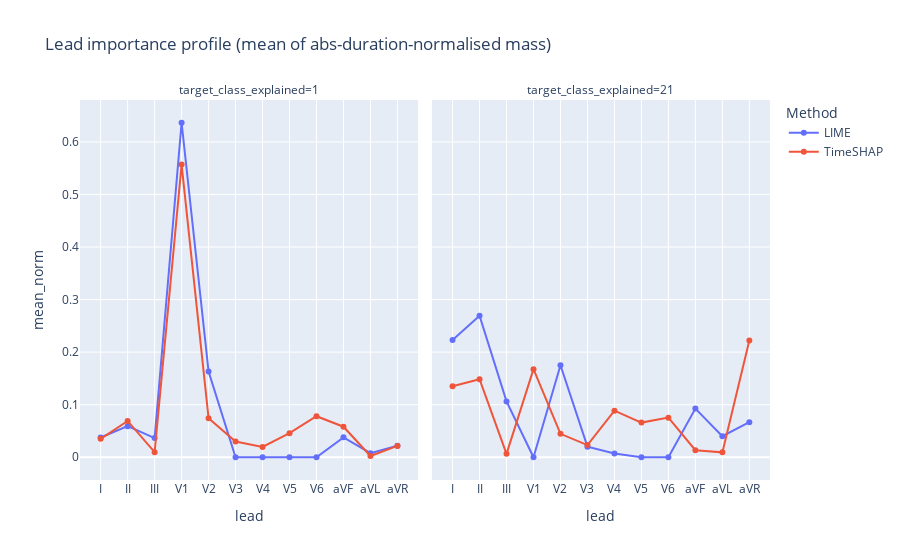

Write notebook code for a chart like this one.
### Code cell
import plotly.express as px

df_prof = (
    df_lead.groupby(["target_class_explained","method","lead"], as_index=False)
    .agg(mean_norm=("lead_mass_norm","mean"),
         med_norm=("lead_mass_norm","median"))
)

fig = px.line(
    df_prof,
    x="lead",
    y="mean_norm",
    color="method",
    facet_col="target_class_explained",
    markers=True,
    title="Lead importance profile (mean of abs-duration-normalised mass)"
)
fig.update_layout(legend_title_text="Method")
fig.show()

### Figure 1 — Plotly figure (JSON) as saved in the notebook; plotly's stock layout.template omitted (floating-point values rounded to 4 significant figures)
{"data": [{"hovertemplate": "method=LIME<br>target_class_explained=1<br>lead=%{x}<br>mean_norm=%{y}<extra></extra>", "legendgroup": "LIME", "line": {"color": "#636efa", "dash": "solid"}, "marker": {"symbol": "circle"}, "mode": "lines+markers", "name": "LIME", "orientation": "v", "showlegend": true, "type": "scatter", "x": ["I", "II", "III", "V1", "V2", "V3", "V4", "V5", "V6", "aVF", "aVL", "aVR"], "xaxis": "x", "y": [0.03764, 0.05908, 0.03647, 0.6364, 0.1631, 0.0, 0.0, 0.0, 0.0, 0.03783, 0.007731, 0.02182], "yaxis": "y"}, {"hovertemplate": "method=LIME<br>target_class_explained=21<br>lead=%{x}<br>mean_norm=%{y}<extra></extra>", "legendgroup": "LIME", "line": {"color": "#636efa", "dash": "solid"}, "marker": {"symbol": "circle"}, "mode": "lines+markers", "name": "LIME", "orientation": "v", "showlegend": false, "type": "scatter", "x": ["I", "II", "III", "V1", "V2", "V3", "V4", "V5", "V6", "aVF", "aVL", "aVR"], "xaxis": "x2", "y": [0.2232, 0.2691, 0.1062, 0.0, 0.175, 0.02011, 0.007154, 0.0, 0.0, 0.09254, 0.04008, 0.06663], "yaxis": "y2"}, {"hovertemplate": "method=TimeSHAP<br>target_class_explained=1<br>lead=%{x}<br>mean_norm=%{y}<extra></extra>", "legendgroup": "TimeSHAP", "line": {"color": "#EF553B", "dash": "solid"}, "marker": {"symbol": "circle"}, "mode": "lines+markers", "name": "TimeSHAP", "orientation": "v", "showlegend": true, "type": "scatter", "x": ["I", "II", "III", "V1", "V2", "V3", "V4", "V5", "V6", "aVF", "aVL", "aVR"], "xaxis": "x", "y": [0.035, 0.06904, 0.009649, 0.5568, 0.07425, 0.02991, 0.01955, 0.04572, 0.07809, 0.05809, 0.002295, 0.02162], "yaxis": "y"}, {"hovertemplate": "method=TimeSHAP<br>target_class_explained=21<br>lead=%{x}<br>mean_norm=%{y}<extra></extra>", "legendgroup": "TimeSHAP", "line": {"color": "#EF553B", "dash": "solid"}, "marker": {"symbol": "circle"}, "mode": "lines+markers", "name": "TimeSHAP", "orientation": "v", "showlegend": false, "type": "scatter", "x": ["I", "II", "III", "V1", "V2", "V3", "V4", "V5", "V6", "aVF", "aVL", "aVR"], "xaxis": "x2", "y": [0.1349, 0.1485, 0.006494, 0.1676, 0.04458, 0.02311, 0.08857, 0.06591, 0.07535, 0.01335, 0.009288, 0.2223], "yaxis": "y2"}], "layout": {"annotations": [{"font": {}, "showarrow": false, "text": "target_class_explained=1", "x": 0.245, "xanchor": "center", "xref": "paper", "y": 1, "yanchor": "bottom", "yref": "paper"}, {"font": {}, "showarrow": false, "text": "target_class_explained=21", "x": 0.755, "xanchor": "center", "xref": "paper", "y": 1, "yanchor": "bottom", "yref": "paper"}], "legend": {"title": {"text": "Method"}, "tracegroupgap": 0}, "title": {"text": "Lead importance profile (mean of abs-duration-normalised mass)"}, "xaxis": {"anchor": "y", "domain": [0, 0.49], "title": {"text": "lead"}}, "xaxis2": {"anchor": "y2", "domain": [0.51, 1], "matches": "x", "title": {"text": "lead"}}, "yaxis": {"anchor": "x", "domain": [0, 1], "title": {"text": "mean_norm"}}, "yaxis2": {"anchor": "x2", "domain": [0, 1], "matches": "y", "showticklabels": false}}}
